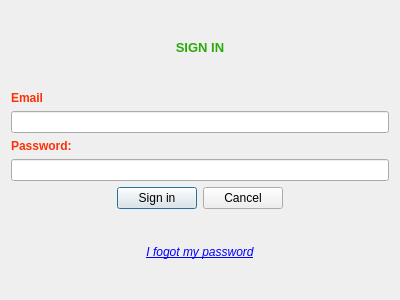
<?xml version="1.0" encoding="UTF-8"?>
<ui version="4.0">
 <class>SignInDialog</class>
 <widget class="QDialog" name="SignInDialog">
  <property name="windowModality">
   <enum>Qt::NonModal</enum>
  </property>
  <property name="geometry">
   <rect>
    <x>0</x>
    <y>0</y>
    <width>400</width>
    <height>300</height>
   </rect>
  </property>
  <property name="windowTitle">
   <string>SignIn!</string>
  </property>
  <property name="windowIcon">
   <iconset resource="../../images/images.qrc">
    <normaloff>:/icons/bot-icon.png</normaloff>:/icons/bot-icon.png</iconset>
  </property>
  <layout class="QVBoxLayout" name="verticalLayout_4">
   <item>
    <widget class="QLabel" name="titleLabel">
     <property name="text">
      <string>&lt;html&gt;&lt;head/&gt;&lt;body&gt;&lt;p align=&quot;center&quot;&gt;&lt;span style=&quot; font-size:10pt; font-weight:600; color:#2daa0a;&quot;&gt;SIGN IN&lt;/span&gt;&lt;/p&gt;&lt;/body&gt;&lt;/html&gt;</string>
     </property>
    </widget>
   </item>
   <item>
    <layout class="QVBoxLayout" name="credentialsLayout">
     <item>
      <layout class="QVBoxLayout" name="emailLayout">
       <item>
        <widget class="QLabel" name="emailLabel">
         <property name="text">
          <string>&lt;html&gt;&lt;head/&gt;&lt;body&gt;&lt;p&gt;&lt;span style=&quot; font-size:9pt; font-weight:600; color:#ff3007;&quot;&gt;Email&lt;/span&gt;&lt;/p&gt;&lt;/body&gt;&lt;/html&gt;</string>
         </property>
        </widget>
       </item>
       <item>
        <widget class="QLineEdit" name="emailEdit">
         <property name="inputMethodHints">
          <set>Qt::ImhEmailCharactersOnly</set>
         </property>
        </widget>
       </item>
      </layout>
     </item>
     <item>
      <layout class="QVBoxLayout" name="passwordLayout">
       <item>
        <widget class="QLabel" name="passwordLabel">
         <property name="text">
          <string>&lt;html&gt;&lt;head/&gt;&lt;body&gt;&lt;p&gt;&lt;span style=&quot; font-size:9pt; font-weight:600; color:#ff3007;&quot;&gt;Password:&lt;/span&gt;&lt;/p&gt;&lt;/body&gt;&lt;/html&gt;</string>
         </property>
        </widget>
       </item>
       <item>
        <widget class="QLineEdit" name="passwordEdit">
         <property name="inputMethodHints">
          <set>Qt::ImhHiddenText|Qt::ImhSensitiveData</set>
         </property>
        </widget>
       </item>
      </layout>
     </item>
    </layout>
   </item>
   <item>
    <layout class="QHBoxLayout" name="buttonsLayout">
     <item>
      <spacer name="horizontalSpacer">
       <property name="orientation">
        <enum>Qt::Horizontal</enum>
       </property>
       <property name="sizeHint" stdset="0">
        <size>
         <width>40</width>
         <height>20</height>
        </size>
       </property>
      </spacer>
     </item>
     <item>
      <widget class="QPushButton" name="signinButton">
       <property name="cursor">
        <cursorShape>PointingHandCursor</cursorShape>
       </property>
       <property name="text">
        <string>Sign in</string>
       </property>
      </widget>
     </item>
     <item>
      <widget class="QPushButton" name="cancelButton">
       <property name="cursor">
        <cursorShape>PointingHandCursor</cursorShape>
       </property>
       <property name="text">
        <string>Cancel</string>
       </property>
      </widget>
     </item>
     <item>
      <spacer name="horizontalSpacer_2">
       <property name="orientation">
        <enum>Qt::Horizontal</enum>
       </property>
       <property name="sizeHint" stdset="0">
        <size>
         <width>40</width>
         <height>20</height>
        </size>
       </property>
      </spacer>
     </item>
    </layout>
   </item>
   <item>
    <widget class="QLabel" name="forgotPasswordLabel">
     <property name="text">
      <string>&lt;html&gt;&lt;head/&gt;&lt;body&gt;&lt;p align=&quot;center&quot;&gt;&lt;a href=&quot;https://my-json-server.typicode.com/Simmiyo/fake-grades-server-rest-api&quot;&gt;&lt;span style=&quot; font-style:italic; text-decoration: underline; color:#0000ff;&quot;&gt;I fogot my password&lt;/span&gt;&lt;/a&gt;&lt;/p&gt;&lt;/body&gt;&lt;/html&gt;</string>
     </property>
    </widget>
   </item>
  </layout>
 </widget>
 <resources>
  <include location="../../images/images.qrc"/>
 </resources>
 <connections/>
</ui>
